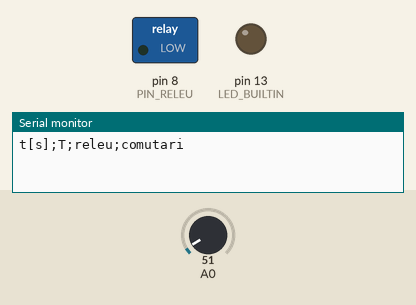
Recording of a sketch running on a simulated Arduino Uno, built with avr-gcc and run on an emulated ATmega328P. On the bench: switched loads named in the sketch (green lamp = pin HIGH), output pins drawn as LEDs (lit = HIGH), the last lines printed to the serial monitor. The test bench sets the inputs (shaded band); at power-on: A0 = 51.

Above: at 0.1 s.
At 10.1 s:
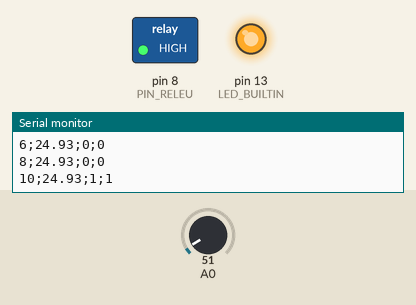
Timing chart, 0 to 11.6 s (numbered marks = the images above):
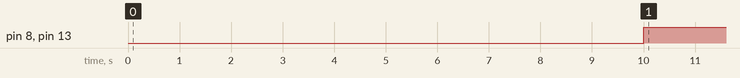

Measured:
- by itself, pin 8 (PIN_RELEU), pin 13 (LED_BUILTIN): LOW → HIGH at 10.0 s

The sketch:

03_termostat_histerezis.ino
```cpp
/*
 * Lucrarea 4 – Exemplul 3: termostat ON/OFF cu histerezis și protecție releu
 *  LM35 pe A0, releu (sau LED/MOSFET) pe D8, LED de stare D13.
 *  - histerezis: pornește sub SP - BANDA/2, oprește peste SP + BANDA/2
 *  - timp minim între comutări (anti short-cycle), important pentru un releu mecanic
 *  - protecție: dacă citirea e în afara 0…110 °C (senzor defect) încălzitorul se oprește
 */
// #define RELEU_ACTIV_LOW        // multe module cu releu se activează cu LOW

const uint8_t PIN_RELEU = 8;
const float   SP    = 38.0;       // °C
const float   BANDA = 2.0;        // °C
const unsigned long T_MIN_MS = 10000;     // 10 s între două comutări

bool pornit = false;
unsigned long tComutare = 0;
unsigned long tPrint = 0;
unsigned int  nComutari = 0;

float citesteT() {
  long s = 0;
  for (uint8_t i = 0; i < 16; i++) s += analogRead(A0);
  return (s / 16.0) * 5.0 / 1023.0 * 100.0;
}

void comanda(bool on) {
#ifdef RELEU_ACTIV_LOW
  digitalWrite(PIN_RELEU, on ? LOW : HIGH);
#else
  digitalWrite(PIN_RELEU, on ? HIGH : LOW);
#endif
  digitalWrite(LED_BUILTIN, on);
}

void setup() {
  pinMode(PIN_RELEU, OUTPUT);
  pinMode(LED_BUILTIN, OUTPUT);
  comanda(false);
  Serial.begin(9600);
  Serial.println(F("t[s];T;releu;comutari"));
}

void loop() {
  float T = citesteT();
  bool dorit = pornit;
  if (T < 0 || T > 110)        dorit = false;                 // senzor defect: stare sigură
  else if (T < SP - BANDA / 2) dorit = true;
  else if (T > SP + BANDA / 2) dorit = false;

  bool permis = (millis() - tComutare >= T_MIN_MS) || (dorit == false && (T < 0 || T > 110));
  if (dorit != pornit && permis) {
    pornit = dorit;
    tComutare = millis();
    nComutari++;
    comanda(pornit);
  }

  if (millis() - tPrint >= 2000) {
    tPrint += 2000;
    Serial.print(millis() / 1000); Serial.print(';');
    Serial.print(T, 2);            Serial.print(';');
    Serial.print(pornit);          Serial.print(';');
    Serial.println(nComutari);
  }
}
```
